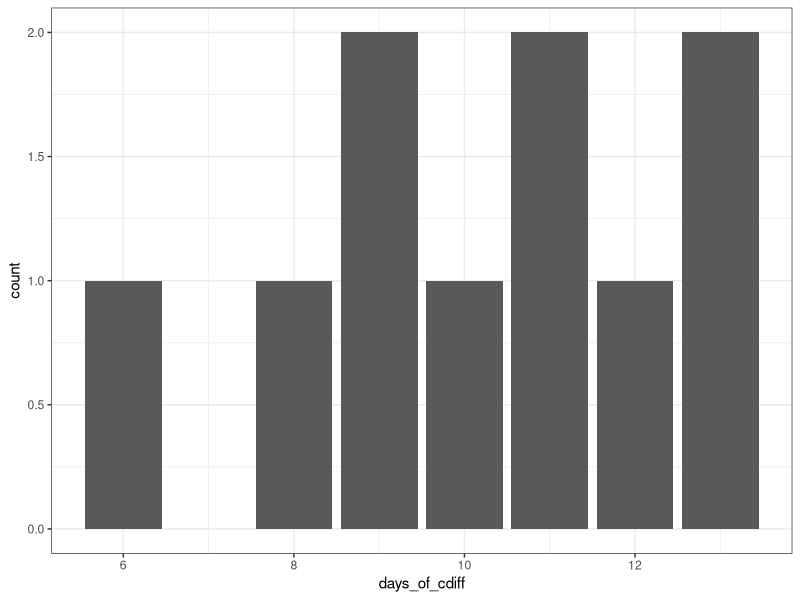

Here is the R script that generated this plot:

#### This is a test script ####
library(tidyverse)
#Upload data from GitHub

#Set session in github file
demo_data<-read.csv("Demo/Data/demo_data.csv")

#Change dataset
demo_data |>
  mutate(start_date = as.Date(start_date, "%m/%d/%Y")) |>
  mutate(end_date = as.Date(end_date, "%m/%d/%Y")) |>
  mutate(days_of_cdiff = as.numeric(end_date - start_date)) |>
  identity() -> demo_data_2

write_csv(demo_data_2,"Demo/Data/demo_data_2.csv")

#Saving to other folders

demo_data_2 |>
  ggplot(data = _, aes(x = days_of_cdiff)) +
  geom_bar() +
  theme_bw() |>
  identity() -> demo_figure

ggsave(demo_figure, filename= "Demo/Figs/demo_figure.png")
